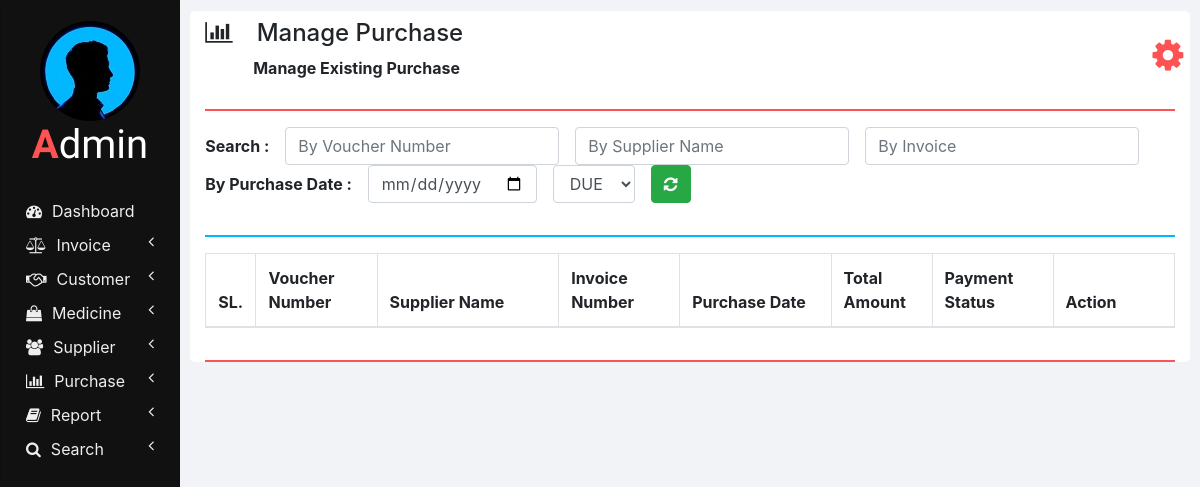
Before: /manage_purchase.php with the older database file.
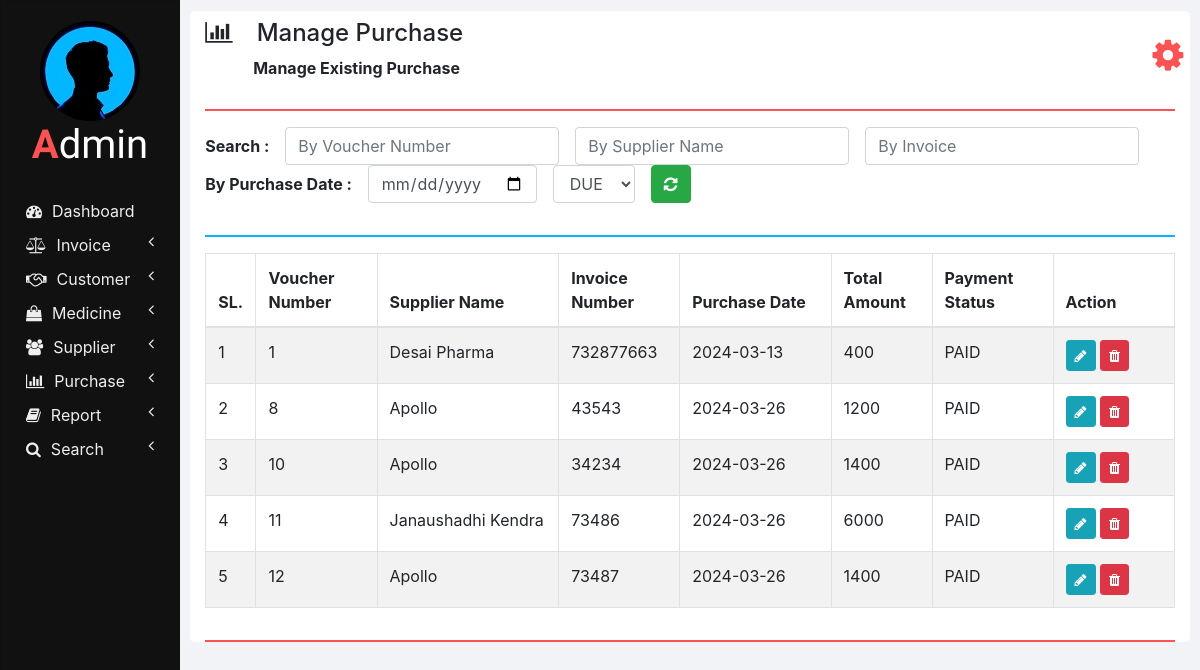
After: the same page with the newer database file.
### tables this page shows
CREATE TABLE `purchases` (
  `SUPPLIER_NAME` varchar(100) NOT NULL,
  `INVOICE_NUMBER` int(11) NOT NULL,
  `VOUCHER_NUMBER` int(11) NOT NULL,
  `PURCHASE_DATE` varchar(10) NOT NULL,
  `TOTAL_AMOUNT` double NOT NULL,
  `PAYMENT_STATUS` varchar(20) NOT NULL
);

### php/manage_purchase.php (the view, shortened to what this page needs)
<?php
  function showPurchases($id) {
    require "db_connection.php";
    if($con) {
      $seq_no = 0;
      $query = "SELECT * FROM purchases";
      $result = mysqli_query($con, $query);
      while($row = mysqli_fetch_array($result)) {
        $seq_no++;
        if($row['VOUCHER_NUMBER'] == $id)
          showEditOptionsRow($seq_no, $row);
        else
          showPurchaseRow($seq_no, $row);
      }
    }
  }
  function showPurchaseRow($seq_no, $row) {
    ?>
    <tr>
      <td><?php echo $seq_no; ?></td>
      <td><?php echo $row['VOUCHER_NUMBER']; ?></td>
      <td><?php echo $row['SUPPLIER_NAME'] ?></td>
      <td><?php echo $row['INVOICE_NUMBER']; ?></td>
      <td><?php echo $row['PURCHASE_DATE']; ?></td>
      <td><?php echo $row['TOTAL_AMOUNT']; ?></td>
      <td><?php echo $row['PAYMENT_STATUS']; ?></td>
      <td>
        <button href="" class="btn btn-info btn-sm" onclick="editPurchase(<?php echo $row['VOUCHER_NUMBER']; ?>);">
          <i class="fa fa-pencil"></i>
        </button>
        <button class="btn btn-danger btn-sm" onclick="deletePurchase(<?php echo $row['VOUCHER_NUMBER']; ?>);">
          <i class="fa fa-trash"></i>
        </button>
      </td>
    </tr>
    <?php
  }
  ?>

Changed rows visible on the page:
added purchases: seq_no "1", VOUCHER_NUMBER "1", SUPPLIER_NAME "Desai Pharma", INVOICE_NUMBER "732877663", PURCHASE_DATE "2024-03-13", TOTAL_AMOUNT "400", PAYMENT_STATUS "PAID"
added purchases: seq_no "2", VOUCHER_NUMBER "8", SUPPLIER_NAME "Apollo", INVOICE_NUMBER "43543", PURCHASE_DATE "2024-03-26", TOTAL_AMOUNT "1200", PAYMENT_STATUS "PAID"
added purchases: seq_no "3", VOUCHER_NUMBER "10", SUPPLIER_NAME "Apollo", INVOICE_NUMBER "34234", PURCHASE_DATE "2024-03-26", TOTAL_AMOUNT "1400", PAYMENT_STATUS "PAID"
added purchases: seq_no "4", VOUCHER_NUMBER "11", SUPPLIER_NAME "Janaushadhi Kendra", INVOICE_NUMBER "73486", PURCHASE_DATE "2024-03-26", TOTAL_AMOUNT "6000", PAYMENT_STATUS "PAID"
added purchases: seq_no "5", VOUCHER_NUMBER "12", SUPPLIER_NAME "Apollo", INVOICE_NUMBER "73487", PURCHASE_DATE "2024-03-26", TOTAL_AMOUNT "1400", PAYMENT_STATUS "PAID"
